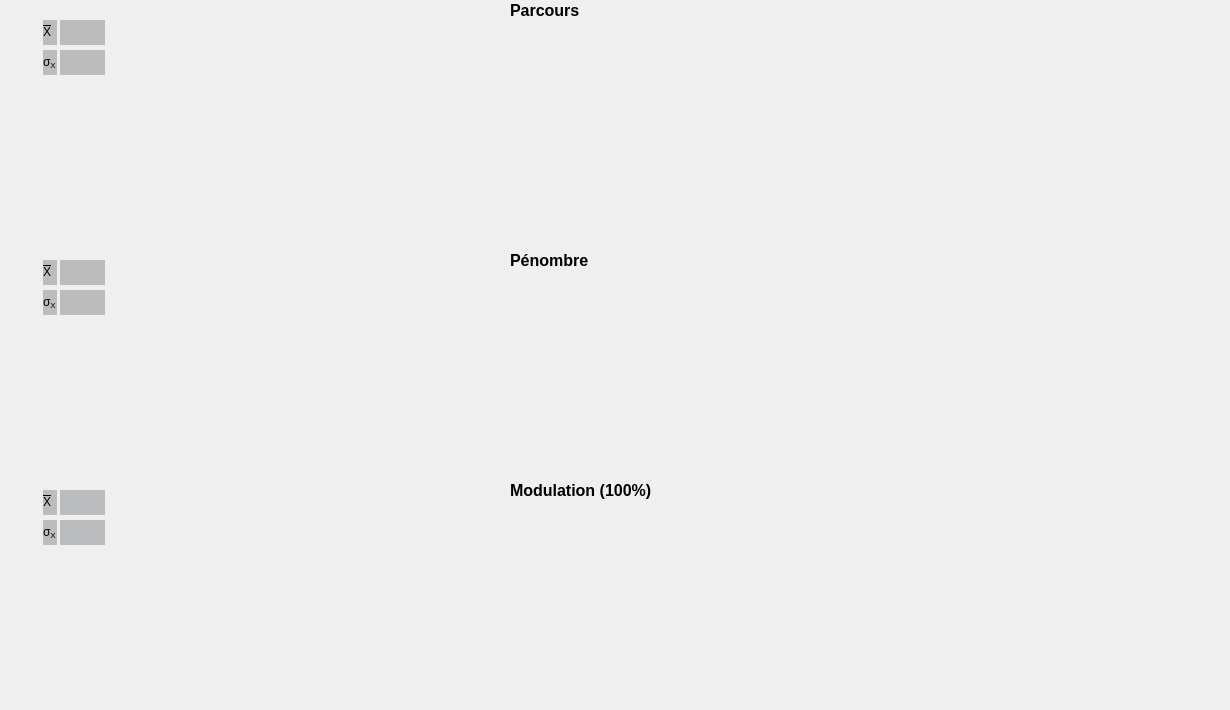
     <widget class="QWidget" name="b_sobp_results">
      <attribute name="title">
       <string>Résultats SOBP</string>
      </attribute>
      <widget class="QtCharts::QChartView" name="b_sobp_chartView_parcours" native="true">
       <property name="geometry">
        <rect>
         <x>300</x>
         <y>-10</y>
         <width>911</width>
         <height>241</height>
        </rect>
       </property>
       <property name="styleSheet">
        <string notr="true"/>
       </property>
       <widget class="QLabel" name="p_label_15">
        <property name="geometry">
         <rect>
          <x>210</x>
          <y>5</y>
          <width>81</width>
          <height>31</height>
         </rect>
        </property>
        <property name="text">
         <string>&lt;html&gt;&lt;head/&gt;&lt;body&gt;&lt;p&gt;&lt;span style=&quot; font-size:12pt; font-weight:600;&quot;&gt;Parcours&lt;/span&gt;&lt;/p&gt;&lt;/body&gt;&lt;/html&gt;</string>
        </property>
       </widget>
      </widget>
      <widget class="QtCharts::QChartView" name="b_sobp_chartView_penumbra" native="true">
       <property name="geometry">
        <rect>
         <x>300</x>
         <y>240</y>
         <width>911</width>
         <height>231</height>
        </rect>
       </property>
       <property name="styleSheet">
        <string notr="true"/>
       </property>
       <widget class="QLabel" name="p_label_17">
        <property name="geometry">
         <rect>
          <x>210</x>
          <y>5</y>
          <width>101</width>
          <height>31</height>
         </rect>
        </property>
        <property name="text">
         <string>&lt;html&gt;&lt;head/&gt;&lt;body&gt;&lt;p&gt;&lt;span style=&quot; font-size:12pt; font-weight:600;&quot;&gt;Pénombre&lt;/span&gt;&lt;/p&gt;&lt;/body&gt;&lt;/html&gt;</string>
        </property>
       </widget>
      </widget>
      <widget class="QtCharts::QChartView" name="b_sobp_chartView_modulation" native="true">
       <property name="geometry">
        <rect>
         <x>300</x>
         <y>470</y>
         <width>921</width>
         <height>231</height>
        </rect>
       </property>
       <property name="styleSheet">
        <string notr="true"/>
       </property>
       <widget class="QLabel" name="p_label_20">
        <property name="geometry">
         <rect>
          <x>210</x>
          <y>5</y>
          <width>171</width>
          <height>31</height>
         </rect>
        </property>
        <property name="text">
         <string>&lt;html&gt;&lt;head/&gt;&lt;body&gt;&lt;p&gt;&lt;span style=&quot; font-size:12pt; font-weight:600;&quot;&gt;Modulation (100%)&lt;/span&gt;&lt;/p&gt;&lt;/body&gt;&lt;/html&gt;</string>
        </property>
       </widget>
      </widget>
      <widget class="QCustomPlot" name="b_sobp_customPlot_modulation" native="true">
       <property name="geometry">
        <rect>
         <x>10</x>
         <y>470</y>
         <width>281</width>
         <height>231</height>
        </rect>
       </property>
       <widget class="QFrame" name="frame_22">
        <property name="geometry">
         <rect>
          <x>30</x>
          <y>20</y>
          <width>66</width>
          <height>55</height>
         </rect>
        </property>
        <property name="styleSheet">
         <string notr="true">QFrame#frame_22 {
border: 0.1ex solid #76797c;
 border-radius: 0.2ex;
background-color:  rgb(49, 54, 59, 0)
 }

QLabel {
background-color:  rgb(49, 54, 59, 70)
}

</string>
        </property>
        <property name="frameShape">
         <enum>QFrame::StyledPanel</enum>
        </property>
        <property name="frameShadow">
         <enum>QFrame::Raised</enum>
        </property>
        <widget class="QLabel" name="label_56">
         <property name="geometry">
          <rect>
           <x>3</x>
           <y>0</y>
           <width>14</width>
           <height>25</height>
          </rect>
         </property>
         <property name="font">
          <font>
           <pointsize>9</pointsize>
          </font>
         </property>
         <property name="styleSheet">
          <string notr="true">
background-color:  rgb(49, 54, 59, 70)

</string>
         </property>
         <property name="text">
          <string>&lt;html&gt;&lt;head/&gt;&lt;body&gt;&lt;p&gt;&lt;SPAN STYLE=&quot;text-decoration:overline&quot;&gt;X&lt;/SPAN&gt; &lt;/p&gt;&lt;/body&gt;&lt;/html&gt;</string>
         </property>
         <property name="alignment">
          <set>Qt::AlignLeading|Qt::AlignLeft|Qt::AlignVCenter</set>
         </property>
         <property name="wordWrap">
          <bool>true</bool>
         </property>
        </widget>
        <widget class="QLabel" name="b_sobp_lineEdit_modulation_mean">
         <property name="geometry">
          <rect>
           <x>20</x>
           <y>0</y>
           <width>45</width>
           <height>25</height>
          </rect>
         </property>
         <property name="minimumSize">
          <size>
           <width>0</width>
           <height>25</height>
          </size>
         </property>
         <property name="font">
          <font>
           <pointsize>9</pointsize>
          </font>
         </property>
         <property name="styleSheet">
          <string notr="true">
background-color:  rgb(49, 54, 59, 70)

</string>
         </property>
         <property name="text">
          <string/>
         </property>
         <property name="alignment">
          <set>Qt::AlignCenter</set>
         </property>
        </widget>
        <widget class="QLabel" name="label_57">
         <property name="geometry">
          <rect>
           <x>3</x>
           <y>30</y>
           <width>14</width>
           <height>25</height>
          </rect>
         </property>
         <property name="font">
          <font>
           <pointsize>9</pointsize>
          </font>
         </property>
         <property name="styleSheet">
          <string notr="true">
background-color:  rgb(49, 54, 59, 70)
</string>
         </property>
         <property name="text">
          <string>&lt;html&gt;&lt;head/&gt;&lt;body&gt;&lt;p&gt;σ&lt;span style=&quot; vertical-align:sub;&quot;&gt;X&lt;/span&gt;&lt;/p&gt;&lt;/body&gt;&lt;/html&gt;</string>
         </property>
        </widget>
        <widget class="QLabel" name="b_sobp_lineEdit_modulation_stddev">
         <property name="geometry">
          <rect>
           <x>20</x>
           <y>30</y>
           <width>45</width>
           <height>25</height>
          </rect>
         </property>
         <property name="minimumSize">
          <size>
           <width>0</width>
           <height>25</height>
          </size>
         </property>
         <property name="font">
          <font>
           <pointsize>9</pointsize>
          </font>
         </property>
         <property name="styleSheet">
          <string notr="true">
background-color:  rgb(49, 54, 59, 70)

</string>
         </property>
         <property name="text">
          <string/>
         </property>
         <property name="alignment">
          <set>Qt::AlignCenter</set>
         </property>
        </widget>
       </widget>
      </widget>
      <widget class="QCustomPlot" name="b_sobp_customPlot_parcours" native="true">
       <property name="geometry">
        <rect>
         <x>10</x>
         <y>0</y>
         <width>281</width>
         <height>241</height>
        </rect>
       </property>
       <widget class="QFrame" name="frame_4">
        <property name="geometry">
         <rect>
          <x>30</x>
          <y>20</y>
          <width>66</width>
          <height>55</height>
         </rect>
        </property>
        <property name="styleSheet">
         <string notr="true">QFrame#frame_4 {
border: 0.1ex solid #76797c;
 border-radius: 0.2ex;
background-color:  rgb(49, 54, 59, 0)
 }

QLabel {
background-color:  rgb(49, 54, 59, 70)
}

</string>
        </property>
        <property name="frameShape">
         <enum>QFrame::StyledPanel</enum>
        </property>
        <property name="frameShadow">
         <enum>QFrame::Raised</enum>
        </property>
        <widget class="QLabel" name="label_34">
         <property name="geometry">
          <rect>
           <x>3</x>
           <y>0</y>
           <width>14</width>
           <height>25</height>
          </rect>
         </property>
         <property name="font">
          <font>
           <pointsize>9</pointsize>
          </font>
         </property>
         <property name="styleSheet">
          <string notr="true">QLabel#label_34 {
background-color:  rgb(49, 54, 59, 70)
}
</string>
         </property>
         <property name="text">
          <string>&lt;html&gt;&lt;head/&gt;&lt;body&gt;&lt;p&gt;&lt;SPAN STYLE=&quot;text-decoration:overline&quot;&gt;X&lt;/SPAN&gt; &lt;/p&gt;&lt;/body&gt;&lt;/html&gt;</string>
         </property>
         <property name="alignment">
          <set>Qt::AlignLeading|Qt::AlignLeft|Qt::AlignVCenter</set>
         </property>
         <property name="wordWrap">
          <bool>true</bool>
         </property>
        </widget>
        <widget class="QLabel" name="b_sobp_lineEdit_parcours_mean">
         <property name="geometry">
          <rect>
           <x>20</x>
           <y>0</y>
           <width>45</width>
           <height>25</height>
          </rect>
         </property>
         <property name="minimumSize">
          <size>
           <width>0</width>
           <height>25</height>
          </size>
         </property>
         <property name="font">
          <font>
           <pointsize>9</pointsize>
          </font>
         </property>
         <property name="styleSheet">
          <string notr="true">QLabel#b_sobp_lineEdit_parcours_mean {
background-color:  rgb(49, 54, 59, 70)
}
</string>
         </property>
         <property name="text">
          <string/>
         </property>
         <property name="alignment">
          <set>Qt::AlignCenter</set>
         </property>
        </widget>
        <widget class="QLabel" name="label_35">
         <property name="geometry">
          <rect>
           <x>3</x>
           <y>30</y>
           <width>14</width>
           <height>25</height>
          </rect>
         </property>
         <property name="font">
          <font>
           <pointsize>9</pointsize>
          </font>
         </property>
         <property name="styleSheet">
          <string notr="true">QLabel#label_35 {
background-color:  rgb(49, 54, 59, 70)
}
</string>
         </property>
         <property name="text">
          <string>&lt;html&gt;&lt;head/&gt;&lt;body&gt;&lt;p&gt;σ&lt;span style=&quot; vertical-align:sub;&quot;&gt;X&lt;/span&gt;&lt;/p&gt;&lt;/body&gt;&lt;/html&gt;</string>
         </property>
        </widget>
        <widget class="QLabel" name="b_sobp_lineEdit_parcours_stddev">
         <property name="geometry">
          <rect>
           <x>20</x>
           <y>30</y>
           <width>45</width>
           <height>25</height>
          </rect>
         </property>
         <property name="minimumSize">
          <size>
           <width>0</width>
           <height>25</height>
          </size>
         </property>
         <property name="font">
          <font>
           <pointsize>9</pointsize>
          </font>
         </property>
         <property name="styleSheet">
          <string notr="true">QLabel#b_sobp_lineEdit_parcours_stddev {
background-color:  rgb(49, 54, 59, 70)
}
</string>
         </property>
         <property name="text">
          <string/>
         </property>
         <property name="alignment">
          <set>Qt::AlignCenter</set>
         </property>
        </widget>
       </widget>
      </widget>
      <widget class="QCustomPlot" name="b_sobp_customPlot_penumbra" native="true">
       <property name="geometry">
        <rect>
         <x>10</x>
         <y>240</y>
         <width>281</width>
         <height>231</height>
        </rect>
       </property>
       <widget class="QFrame" name="frame_12">
        <property name="geometry">
         <rect>
          <x>30</x>
          <y>20</y>
          <width>66</width>
          <height>55</height>
         </rect>
        </property>
        <property name="styleSheet">
         <string notr="true">QFrame#frame_12 {
border: 0.1ex solid #76797c;
 border-radius: 0.2ex;
background-color:  rgb(49, 54, 59, 0)
 }

QLabel {
background-color:  rgb(49, 54, 59, 70)
}

</string>
        </property>
        <property name="frameShape">
         <enum>QFrame::StyledPanel</enum>
        </property>
        <property name="frameShadow">
         <enum>QFrame::Raised</enum>
        </property>
        <widget class="QLabel" name="label_54">
         <property name="geometry">
          <rect>
           <x>3</x>
           <y>0</y>
           <width>14</width>
           <height>25</height>
          </rect>
         </property>
         <property name="font">
          <font>
           <pointsize>9</pointsize>
          </font>
         </property>
         <property name="styleSheet">
          <string notr="true">QLabel#label_32 {
background-color:  rgb(49, 54, 59, 70)
}
</string>
         </property>
         <property name="text">
          <string>&lt;html&gt;&lt;head/&gt;&lt;body&gt;&lt;p&gt;&lt;SPAN STYLE=&quot;text-decoration:overline&quot;&gt;X&lt;/SPAN&gt; &lt;/p&gt;&lt;/body&gt;&lt;/html&gt;</string>
         </property>
         <property name="alignment">
          <set>Qt::AlignLeading|Qt::AlignLeft|Qt::AlignVCenter</set>
         </property>
         <property name="wordWrap">
          <bool>true</bool>
         </property>
        </widget>
        <widget class="QLabel" name="b_sobp_lineEdit_penumbra_mean">
         <property name="geometry">
          <rect>
           <x>20</x>
           <y>0</y>
           <width>45</width>
           <height>25</height>
          </rect>
         </property>
         <property name="minimumSize">
          <size>
           <width>0</width>
           <height>25</height>
          </size>
         </property>
         <property name="font">
          <font>
           <pointsize>9</pointsize>
          </font>
         </property>
         <property name="styleSheet">
          <string notr="true">
background-color:  rgb(49, 54, 59, 70)

</string>
         </property>
         <property name="text">
          <string/>
         </property>
         <property name="alignment">
          <set>Qt::AlignCenter</set>
         </property>
        </widget>
        <widget class="QLabel" name="label_55">
         <property name="geometry">
          <rect>
           <x>3</x>
           <y>30</y>
           <width>14</width>
           <height>25</height>
          </rect>
         </property>
         <property name="font">
          <font>
           <pointsize>9</pointsize>
          </font>
         </property>
         <property name="styleSheet">
          <string notr="true">QLabel#label_33 {
background-color:  rgb(49, 54, 59, 70)
}
</string>
         </property>
         <property name="text">
          <string>&lt;html&gt;&lt;head/&gt;&lt;body&gt;&lt;p&gt;σ&lt;span style=&quot; vertical-align:sub;&quot;&gt;X&lt;/span&gt;&lt;/p&gt;&lt;/body&gt;&lt;/html&gt;</string>
         </property>
        </widget>
        <widget class="QLabel" name="b_sobp_lineEdit_penumbra_stddev">
         <property name="geometry">
          <rect>
           <x>20</x>
           <y>30</y>
           <width>45</width>
           <height>25</height>
          </rect>
         </property>
         <property name="minimumSize">
          <size>
           <width>0</width>
           <height>25</height>
          </size>
         </property>
         <property name="font">
          <font>
           <pointsize>9</pointsize>
          </font>
         </property>
         <property name="styleSheet">
          <string notr="true">QLabel#p_lineEdit_x_width90_sd {
background-color:  rgb(49, 54, 59, 70)
}
</string>
         </property>
         <property name="text">
          <string/>
         </property>
         <property name="alignment">
          <set>Qt::AlignCenter</set>
         </property>
        </widget>
       </widget>
      </widget>
     </widget>
